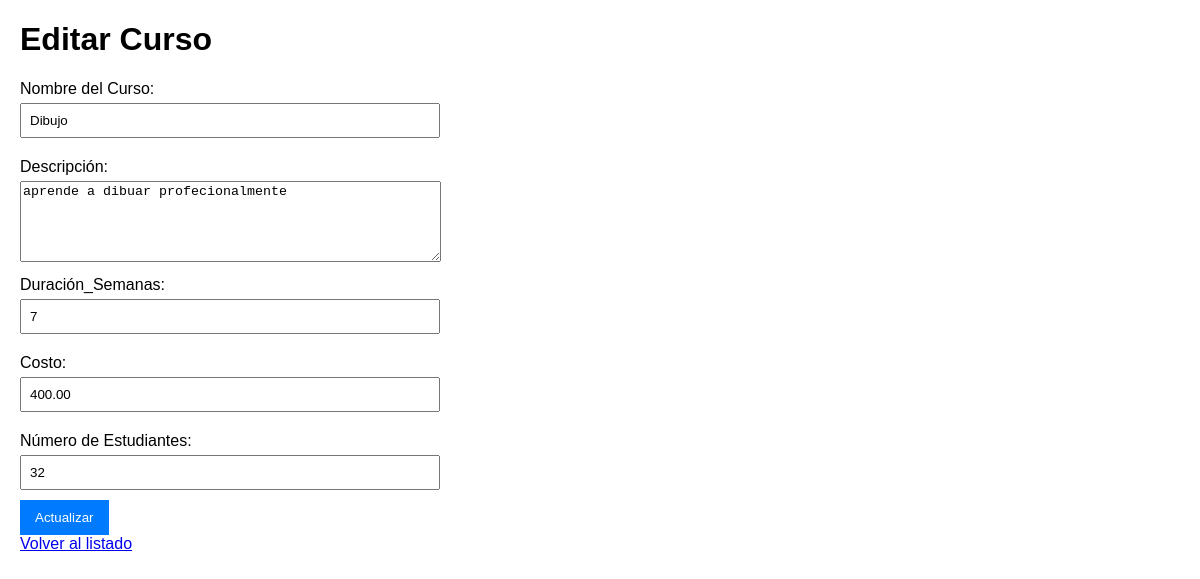
The page /editar/2/ on the database its author committed.
### app_curso/models.py (models this page shows, shortened)
class Curso(models.Model):
    nombre_curso = models.CharField(max_length=50)
    descripcion = models.TextField()
    duracion_semanas = models.IntegerField()
    costo = models.DecimalField(max_digits=6, decimal_places=2)
    numero_estudiantes = models.IntegerField()

### app_curso/views.py (the view, shortened to what this page needs)
# urls.py: path('editar/<int:id>/', views.editar_curso, name='editar_curso'),
def editar_curso(request, id):
    curso = get_object_or_404(Curso, id=id)
    return render(request, 'editar_curso.html', {'curso': curso})

### app_curso/templates/editar_curso.html (shortened to what this page needs)
<!DOCTYPE html>
<html lang="es">
<head>
</head>
<body>
    <h1>Editar Curso</h1>
    <form method="post">
       <label>Nombre del Curso:</label>
        <input type="text" id="nombre_curso" name="nombre_curso" value="{{ curso.nombre_curso }}" maxlength="200" required>
        <label>Descripción:</label>
        <textarea  name="descripcion" rows="5" cols="50" required>{{ curso.descripcion }}</textarea>
        <label>Duración_Semanas:</label>
        <input type="number"  name="duracion_semanas" value="{{ curso.duracion_semanas }}" min="1" max="52" required>
        <label>Costo:</label>
        <input type="number"  name="costo" value="{{ curso.costo }}" step="0.01" min="0" required>
        <label>Número de Estudiantes:</label>
        <input type="number"  name="numero_estudiantes" value="{{ curso.numero_estudiantes }}" min="0" required>
        <button type="submit">Actualizar</button>
    </form>
    <a href="/">Volver al listado</a>
</body>
</html>

### app_curso/templates/editar_curso.html (style rules this page uses)
body { font-family: Arial, sans-serif; margin: 20px; }
form { max-width: 400px; }
label { display: block; margin: 10px 0 5px; }
input { width: 100%; padding: 8px; margin-bottom: 10px; }
button { background-color: #007BFF; color: white; padding: 10px 15px; border: none; cursor: pointer; }

### rows shown on the page
Curso: nombre_curso "Dibujo", descripcion "aprende a dibuar profecionalmente", duracion_semanas "7", costo "400.00", numero_estudiantes "32"
